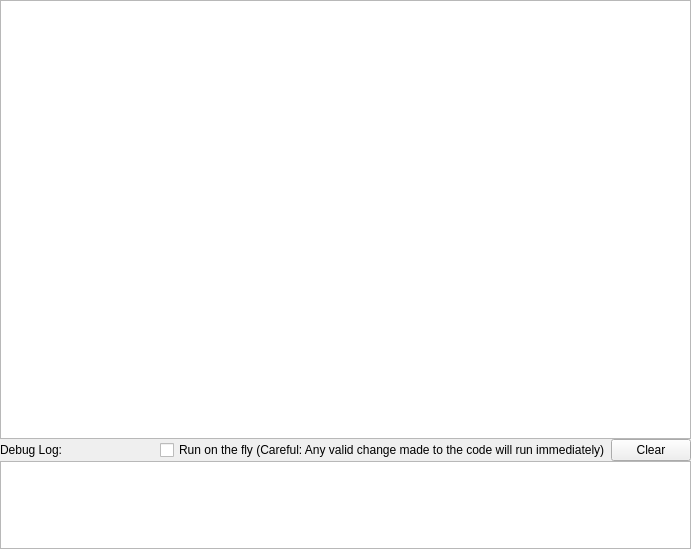
<?xml version="1.0" encoding="UTF-8"?>
<ui version="4.0">
 <class>ScriptEditorWidget</class>
 <widget class="QDockWidget" name="ScriptEditorWidget">
  <property name="geometry">
   <rect>
    <x>0</x>
    <y>0</y>
    <width>691</width>
    <height>549</height>
   </rect>
  </property>
  <property name="sizePolicy">
   <sizepolicy hsizetype="Maximum" vsizetype="Maximum">
    <horstretch>0</horstretch>
    <verstretch>0</verstretch>
   </sizepolicy>
  </property>
  <property name="minimumSize">
   <size>
    <width>541</width>
    <height>238</height>
   </size>
  </property>
  <property name="styleSheet">
   <string notr="true">font-family: Helvetica, Arial, sans-serif;</string>
  </property>
  <property name="features">
   <set>QDockWidget::DockWidgetFloatable|QDockWidget::DockWidgetMovable</set>
  </property>
  <property name="allowedAreas">
   <set>Qt::NoDockWidgetArea</set>
  </property>
  <property name="windowTitle">
   <string>Edit Script</string>
  </property>
  <widget class="QWidget" name="dockWidgetContents">
   <layout class="QVBoxLayout" name="verticalLayout" stretch="5,0,1">
    <property name="spacing">
     <number>0</number>
    </property>
    <property name="leftMargin">
     <number>0</number>
    </property>
    <property name="topMargin">
     <number>0</number>
    </property>
    <property name="rightMargin">
     <number>0</number>
    </property>
    <property name="bottomMargin">
     <number>0</number>
    </property>
    <item>
     <widget class="QTextEdit" name="scriptEdit">
      <property name="font">
       <font>
        <family>Courier</family>
        <pointsize>9</pointsize>
        <weight>50</weight>
        <italic>false</italic>
        <bold>false</bold>
       </font>
      </property>
      <property name="styleSheet">
       <string notr="true">font: 9pt &quot;Courier&quot;;</string>
      </property>
     </widget>
    </item>
    <item>
     <layout class="QHBoxLayout" name="horizontalLayout">
      <property name="spacing">
       <number>0</number>
      </property>
      <property name="leftMargin">
       <number>0</number>
      </property>
      <property name="topMargin">
       <number>0</number>
      </property>
      <item>
       <widget class="QLabel" name="label">
        <property name="sizePolicy">
         <sizepolicy hsizetype="Expanding" vsizetype="Preferred">
          <horstretch>0</horstretch>
          <verstretch>0</verstretch>
         </sizepolicy>
        </property>
        <property name="text">
         <string>Debug Log:</string>
        </property>
       </widget>
      </item>
      <item>
       <widget class="QCheckBox" name="onTheFlyCheckBox">
        <property name="text">
         <string>Run on the fly (Careful: Any valid change made to the code will run immediately)</string>
        </property>
       </widget>
      </item>
      <item>
       <widget class="QPushButton" name="clearButton">
        <property name="text">
         <string>Clear</string>
        </property>
        <property name="iconSize">
         <size>
          <width>16</width>
          <height>16</height>
         </size>
        </property>
       </widget>
      </item>
     </layout>
    </item>
    <item>
     <widget class="QPlainTextEdit" name="debugText">
      <property name="styleSheet">
       <string notr="true">font: 8pt &quot;Courier&quot;;</string>
      </property>
      <property name="readOnly">
       <bool>true</bool>
      </property>
     </widget>
    </item>
   </layout>
  </widget>
 </widget>
 <resources/>
 <connections>
  <connection>
   <sender>clearButton</sender>
   <signal>clicked()</signal>
   <receiver>debugText</receiver>
   <slot>clear()</slot>
   <hints>
    <hint type="sourcelabel">
     <x>663</x>
     <y>447</y>
    </hint>
    <hint type="destinationlabel">
     <x>350</x>
     <y>501</y>
    </hint>
   </hints>
  </connection>
 </connections>
</ui>
